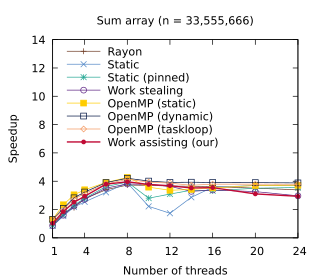

Reproduce this figure in gnuplot.
set title "Sum array (n = 33,555,666)"
set terminal pdf size 3.2,2.8
set output "./results/Sum_array_n___33,555,666.pdf"
set key on
set key top left Left reverse
set xrange [1:24]
set xtics (1, 4, 8, 12, 16, 20, 24)
set xlabel "Number of threads"
set yrange [0:14]
set ylabel "Speedup"
plot './results/Sum_array_n___33,555,666.dat' using 1:2 title "Rayon" pointsize 0.7 lw 1 pt 1 linecolor rgb "#6E3B23" with linespoints, \
  './results/Sum_array_n___33,555,666.dat' using 1:3 title "Static" pointsize 0.7 lw 1 pt 2 linecolor rgb "#5287C6" with linespoints, \
  './results/Sum_array_n___33,555,666.dat' using 1:4 title "Static (pinned)" pointsize 0.7 lw 1 pt 3 linecolor rgb "#24A793" with linespoints, \
  './results/Sum_array_n___33,555,666.dat' using 1:5 title "Work stealing" pointsize 0.7 lw 1 pt 6 linecolor rgb "#5B2182" with linespoints, \
  './results/Sum_array_n___33,555,666.dat' using 1:6 title "OpenMP (static)" pointsize 0.7 lw 1 pt 5 linecolor rgb "#FFCD00" with linespoints, \
  './results/Sum_array_n___33,555,666.dat' using 1:7 title "OpenMP (dynamic)" pointsize 0.7 lw 1 pt 4 linecolor rgb "#001240" with linespoints, \
  './results/Sum_array_n___33,555,666.dat' using 1:8 title "OpenMP (taskloop)" pointsize 0.7 lw 1 pt 12 linecolor rgb "#F3965E" with linespoints, \
  './results/Sum_array_n___33,555,666.dat' using 1:9 title "Work assisting (our)" pointsize 0.4 lw 2 pt 7 linecolor rgb "#C00A35" with linespoints
